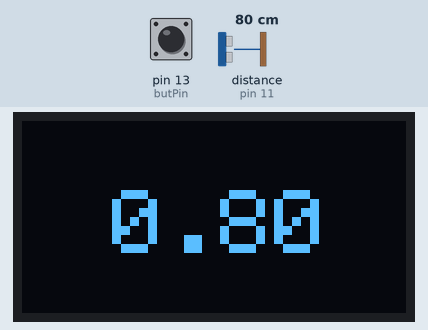
A sketch run on a simulated Arduino Uno, built with avr-gcc and run on an emulated ATmega328P. Parts: 128×64 one-colour display. The test bench sets the inputs (shaded band); at power-on: pin 13 (butPin) HIGH, distance to the obstacle (sensor on pin 11) 80 cm. The echo pulse lasts 58.3 µs per cm.

1.3 s: pin 13 (butPin) pulled LOW for 0.15 s
Above: at 1.8 s.
Timing chart, 0 to 4.3 s (numbered marks = the images above; inputs shaded):
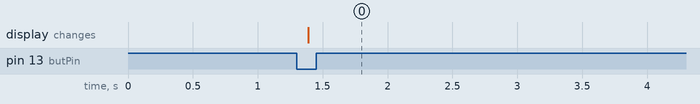

The sketch:

53_HW_Distance_Sensor_Readout_with_Toggle.ino
```cpp
/*
This program is the homework assignment from episode 53 of Paul McWhorter's course on the Arduino Uno R4 Wifi.
The brief is to have the HC-SR04 ultrasonic sensor triggered by a toggle button, and the distance calculated (in metres)
displayed on the SSD1306 OLED display. All components supplied in the Sunfounder Elite Explorer kit.
*/

// Libraries:
#include <SPI.h>
#include <Wire.h>
#include <Adafruit_GFX.h>
#include <Adafruit_SSD1306.h>

// Global variables:

int screenWidth = 128;
int screenHeight = 64;
int oledReset = -1;
#define SCREEN_ADDRESS 0x3C
Adafruit_SSD1306 oled(screenWidth, screenHeight, &Wire, oledReset);

int butVal = 1, butValOld = 1;
int butPin = 13;
int echoPin = 11;
int trigPin = 12;

void setup() {
  // put your setup code here, to run once:
  pinMode(butPin, INPUT);
  pinMode(echoPin, INPUT);
  pinMode(trigPin, OUTPUT);

  oled.begin(SSD1306_SWITCHCAPVCC, SCREEN_ADDRESS);
  Serial.begin(115200);
}

void loop() {
  // put your main code here, to run repeatedly:
  butVal = digitalRead(butPin);
  oled.clearDisplay(); // This does not clear the display, it clears the buffer.
  oled.display(); // This displays the contents of the buffer. These two lines reset the display after a reading.
  if(butVal == 0 && butValOld == 1){
    displayReading();
  }
  butValOld = butVal;
  delay(5);
}

float ping(int trigP, int echoP){
  digitalWrite(trigP, LOW);
  delayMicroseconds(2);
  digitalWrite(trigP, HIGH);
  delayMicroseconds(10);
  digitalWrite(trigP, LOW);
  return pulseIn(echoP, HIGH)*343./2000000;// 343./2000000 is the conversion to metres from MicroSeconds.
}

void displayReading(){
  oled.clearDisplay(); // This does not clear the display, it clears the buffer.
  oled.display(); // This displays the contents of the buffer.
  oled.setCursor(30,23);
  oled.setTextColor(WHITE);
  oled.setTextSize(3);
  oled.print(String(ping(trigPin, echoPin)));
  oled.display();
  delay(3000);
}
```

Measured:
- after the input at 1.3 s, the display: changes after 0.09 s (image 0)
